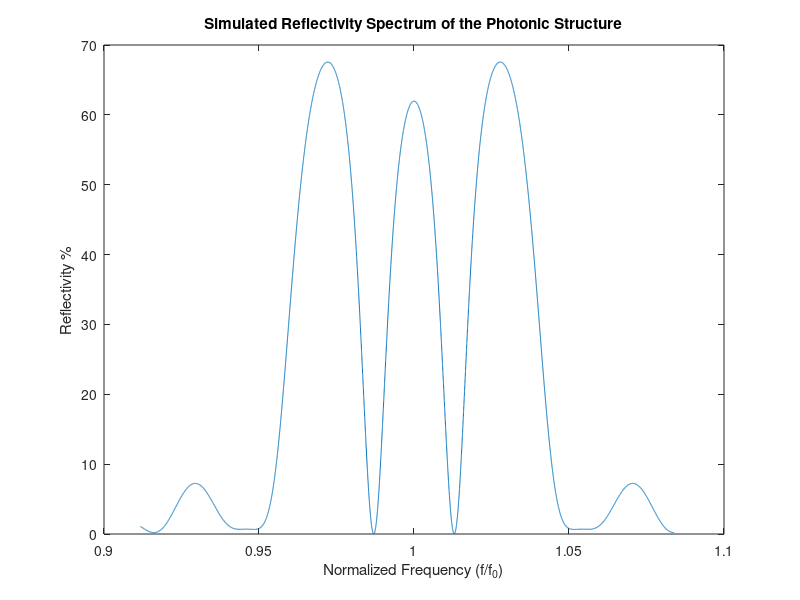

MATLAB code to generate this figure:
clear all;

c = 3e8; % Speed of light in vacuum (m/s)



no = 1.0;


n1 = 2.4;
n2 = n1-0.1;


ns = 1.52;



lamda0=1550e-9;
Ls=1430e-9;Le=1700e-9;
Np=10000;  % set the sample frequency
x=1:Np;
lamda=Ls+x*(Le-Ls)/Np;   % array

f = c ./ lamda;
f_normalized = f / (c / lamda0);


d1a=lamda0/(4*n1);   %1
d1b=3*lamda0/(4*n1);   %2
d1c=4*lamda0/(4*n1);   %2.5
d1d=6*lamda0/(4*n1);   %3.5


d2=lamda0/(4*n2);




theta1a=2*pi*n1*d1a./lamda;   % array
theta1b=2*pi*n1*d1b./lamda;
theta1c=2*pi*n1*d1c./lamda;
theta1d=2*pi*n1*d1d./lamda;



theta2=2*pi*n2*d2./lamda;   % array



C1a = cos(theta1a);
S1a = sin(theta1a);
C1b = cos(theta1b);
S1b = sin(theta1b);
C1c = cos(theta1c);
S1c = sin(theta1c);
C1d = cos(theta1d);
S1d = sin(theta1d);


C2 = cos(theta2);
S2 = sin(theta2);


Do = [ 1, 1; no, -no];
Do_inv = inv(Do);
D1 = [ 1, 1; n1, -n1];
D1_inv = inv(D1);
D2 = [ 1, 1; n2, -n2];
D2_inv = inv(D2);
Ds = [ 1, 1; ns, -ns];
Ds_inv = inv(Ds);


So1 = Do_inv*D1;
S12 = D1_inv*D2;
S2s = D2_inv*Ds;

S21 = D2_inv*D1;


% Create a new 1x100 matrix for final
FFF = zeros(1, Np);


for k = 1:Np

thetaP1a = [ C1a(1,k)+S1a(1,k)*j, 0; 
            0, (C1a(1,k)-S1a(1,k)*j)];


thetaP1b = [ C1b(1,k)+S1b(1,k)*j, 0; 
            0, (C1b(1,k)-S1b(1,k)*j)];

thetaP1c = [ C1c(1,k)+S1c(1,k)*j, 0; 
            0, (C1c(1,k)-S1c(1,k)*j)];

thetaP1d = [ C1d(1,k)+S1d(1,k)*j, 0; 
            0, (C1d(1,k)-S1d(1,k)*j)];



thetaP2 = [ C2(1,k)+S2(1,k)*j, 0; 
         0, (C2(1,k)-S2(1,k)*j)];



M = ((thetaP1a*S12*thetaP2*S21)^13)*(thetaP1b*S12*thetaP2*S21)*(thetaP1a*S12*thetaP2*S21)*...
(thetaP1b*S12*thetaP2*S21)*(thetaP1d*S12*thetaP2*S21)*(thetaP1b*S12*thetaP2*S21)*...
(thetaP1a*S12*thetaP2*S21)*(thetaP1b*S12*thetaP2*S21)*((thetaP1a*S12*thetaP2*S21)^3)*...
(thetaP1c*S12*thetaP2*S21)*((thetaP1b*S12*thetaP2*S21)^2)*((thetaP1a*S12*thetaP2*S21)^13);




Ramp= M(2,1)/M(1,1);
Rpow=(abs(Ramp))^2;
FFF(1, k) = Rpow;  % Assign an element to the new matrix

end


figure
plot(f_normalized,FFF*100);
xlabel('Normalized Frequency (f/f_0)');
ylabel('Reflectivity %');
title('Simulated Reflectivity Spectrum of the Photonic Structure');







